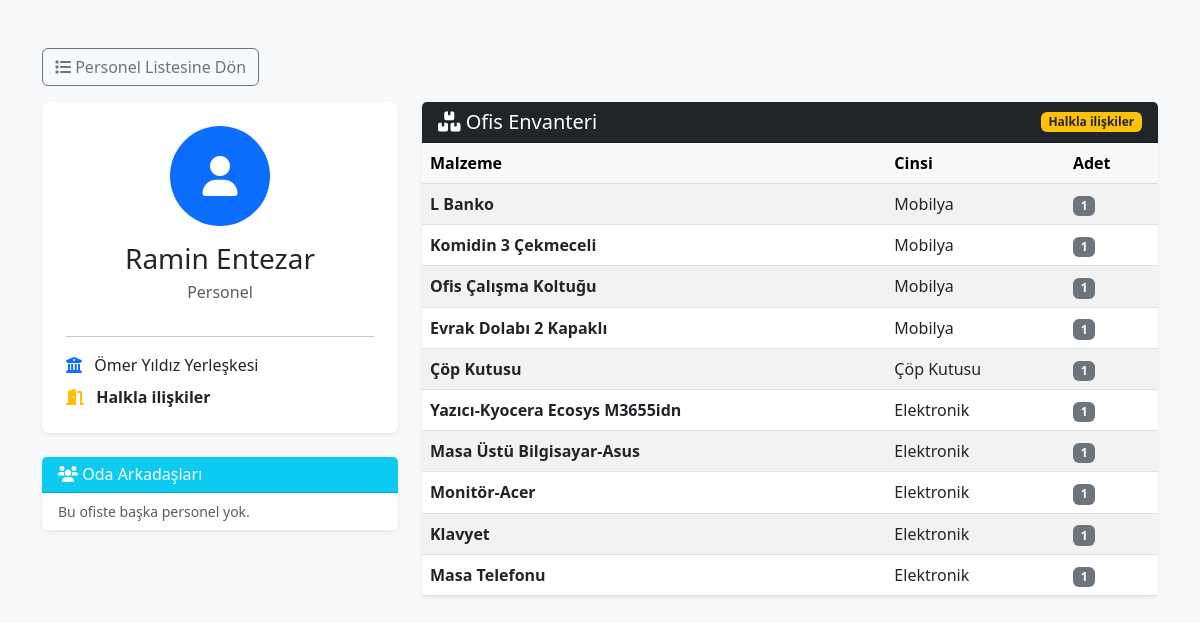
Screenshot of /personel-detay/12 with the database file from the repository.
### tables this page shows
CREATE TABLE personeller (
            id INTEGER PRIMARY KEY AUTOINCREMENT,
            ad_soyad TEXT NOT NULL,
            unvan TEXT,
            kampus TEXT,
            ofis TEXT NOT NULL
        , birimi TEXT);

CREATE TABLE demirbaslar (
            id INTEGER PRIMARY KEY AUTOINCREMENT,
            ad TEXT NOT NULL,
            konum TEXT NOT NULL,
            adet INTEGER NOT NULL,
            tarih TEXT NOT NULL
        , personel TEXT, kampus TEXT, cinsi TEXT);

### app.py (the view)
@app.route('/personel-detay/<int:id>')
def personel_detay(id):
    conn = baglanti_kur(); cur = conn.cursor()
    cur.execute("SELECT * FROM personeller WHERE id = ?", (id,)); kisi = cur.fetchone()
    if not kisi: return "Bulunamadı", 404
    cur.execute("SELECT * FROM personeller WHERE ofis = ? AND id != ?", (kisi['ofis'], id)); arkadaslar = cur.fetchall()
    k_ofis = turkce_normalize(kisi['ofis'])
    cur.execute("SELECT * FROM demirbaslar WHERE NORMALIZE(konum) LIKE ?", (f"%{k_ofis}%",)); esyalar = cur.fetchall()
    conn.close()
    return render_template('personel_detay.html', kisi=kisi, arkadaslar=arkadaslar, esyalar=esyalar)

### app.py (called while the page is built)
def turkce_normalize(metin):
    if metin is None: return ""
    degisim = {
        'İ': 'i', 'I': 'i', 'ı': 'i', 'Ş': 's', 'ş': 's',
        'Ç': 'c', 'ç': 'c', 'Ö': 'o', 'ö': 'o',
        'Ü': 'u', 'ü': 'u', 'Ğ': 'g', 'ğ': 'g'
    }
    yeni_metin = ""
    for harf in metin:
        yeni_metin += degisim.get(harf, harf)
    return yeni_metin.lower()

def baglanti_kur():
    conn = sqlite3.connect(DB_NAME)
    conn.row_factory = sqlite3.Row
    conn.create_function("NORMALIZE", 1, turkce_normalize)
    return conn

### templates/personel_detay.html (shortened to what this page needs)
<!DOCTYPE html>
<html lang="tr">
<head>
    <link href="https://cdn.jsdelivr.net/npm/bootstrap@5.3.0/dist/css/bootstrap.min.css" rel="stylesheet">
    <link rel="stylesheet" href="https://cdnjs.cloudflare.com/ajax/libs/font-awesome/6.0.0/css/all.min.css">
</head>
<body class="bg-light">
<div class="container mt-5">
   <a href="/?tab=personel" class="btn btn-outline-secondary mb-3">
    <i class="fas fa-list"></i> Personel Listesine Dön
</a>
    <div class="row">
        <div class="col-md-4">
            <div class="card shadow-sm border-0 text-center p-4 mb-4">
                <div class="avatar bg-primary text-white rounded-circle d-flex align-items-center justify-content-center mx-auto mb-3" style="width: 100px; height: 100px; font-size: 40px;">
                    <i class="fas fa-user"></i>
                </div>
                <h3 class="mb-1">{{ kisi.ad_soyad }}</h3>
                <p class="text-muted">{{ kisi.unvan }}</p>
                <hr>
                <div class="text-start">
                    <p class="mb-2"><i class="fas fa-university text-primary me-2"></i> {{ kisi.kampus }}</p>
                    <p class="mb-0"><i class="fas fa-door-open text-warning me-2"></i> <strong>{{ kisi.ofis }}</strong></p>
                </div>
            </div>
            <div class="card shadow-sm border-0 mb-4">
                <div class="card-header bg-info text-white">
                    <h6 class="mb-0"><i class="fas fa-users"></i> Oda Arkadaşları</h6>
                </div>
                <ul class="list-group list-group-flush">
                    {% for arkadas in arkadaslar %}
                    <li class="list-group-item d-flex align-items-center">
                        <div class="bg-secondary text-white rounded-circle me-3 d-flex align-items-center justify-content-center" style="width: 30px; height: 30px;">
                            <i class="fas fa-user small"></i>
                        </div>
                        <div>
                            <a href="/personel-detay/{{ arkadas.id }}" class="text-decoration-none text-dark fw-bold">{{ arkadas.ad_soyad }}</a>
                            <div class="small text-muted">{{ arkadas.unvan }}</div>
                        </div>
                    </li>
                    {% else %}
                    <li class="list-group-item text-muted small">Bu ofiste başka personel yok.</li>
                    {% endfor %}
                </ul>
            </div>
        </div>
        <div class="col-md-8">
            <div class="card shadow-sm border-0">
                <div class="card-header bg-dark text-white d-flex justify-content-between align-items-center">
                    <h5 class="mb-0"><i class="fas fa-boxes"></i> Ofis Envanteri</h5>
                    <span class="badge bg-warning text-dark">{{ kisi.ofis }}</span>
                </div>
                <div class="card-body p-0">
                    <table class="table table-hover table-striped mb-0">
                        <thead class="table-light">
                            <tr>
                                <th>Malzeme</th>
                                <th>Cinsi</th>
                                <th>Adet</th>
                            </tr>
                        </thead>
                        <tbody>
                            {% for esya in esyalar %}
                            <tr>
                                <td class="fw-bold">{{ esya.ad }}</td>
                                <td>{{ esya.cinsi }}</td>
                                <td><span class="badge bg-secondary">{{ esya.adet }}</span></td>
                            </tr>
                            {% endfor %}
                        </tbody>
                    </table>
                </div>
            </div>
        </div>
    </div>
</div>
</body>
</html>

### rows the page displays
personeller: ad_soyad "Ramin Entezar", unvan "Personel", kampus "Ömer Yıldız Yerleşkesi", ofis "Halkla ilişkiler"
demirbaslar: ad "L Banko", cinsi "Mobilya", adet "1"
demirbaslar: ad "Komidin 3 Çekmeceli", cinsi "Mobilya", adet "1"
demirbaslar: ad "Ofis Çalışma Koltuğu", cinsi "Mobilya", adet "1"
demirbaslar: ad "Evrak Dolabı 2 Kapaklı", cinsi "Mobilya", adet "1"
demirbaslar: ad "Çöp Kutusu", cinsi "Çöp Kutusu", adet "1"
demirbaslar: ad "Yazıcı-Kyocera Ecosys M3655idn", cinsi "Elektronik", adet "1"
demirbaslar: ad "Masa Üstü Bilgisayar-Asus", cinsi "Elektronik", adet "1"
demirbaslar: ad "Monitör-Acer", cinsi "Elektronik", adet "1"
demirbaslar: ad "Klavyet", cinsi "Elektronik", adet "1"
demirbaslar: ad "Masa Telefonu", cinsi "Elektronik", adet "1"
